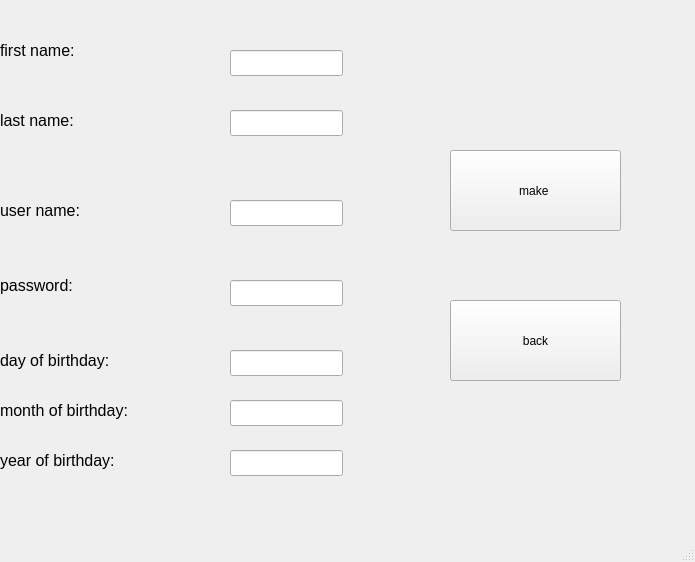
<?xml version="1.0" encoding="UTF-8"?>
<ui version="4.0">
 <class>makeclient</class>
 <widget class="QMainWindow" name="makeclient">
  <property name="geometry">
   <rect>
    <x>0</x>
    <y>0</y>
    <width>695</width>
    <height>562</height>
   </rect>
  </property>
  <property name="windowTitle">
   <string>MainWindow</string>
  </property>
  <widget class="QWidget" name="centralwidget">
   <widget class="QLabel" name="label_6">
    <property name="geometry">
     <rect>
      <x>0</x>
      <y>340</y>
      <width>151</width>
      <height>41</height>
     </rect>
    </property>
    <property name="font">
     <font>
      <pointsize>12</pointsize>
     </font>
    </property>
    <property name="text">
     <string>day of birthday:</string>
    </property>
   </widget>
   <widget class="QLabel" name="label_2">
    <property name="geometry">
     <rect>
      <x>0</x>
      <y>100</y>
      <width>101</width>
      <height>41</height>
     </rect>
    </property>
    <property name="font">
     <font>
      <pointsize>12</pointsize>
     </font>
    </property>
    <property name="text">
     <string>last name:</string>
    </property>
   </widget>
   <widget class="QLabel" name="label_4">
    <property name="geometry">
     <rect>
      <x>0</x>
      <y>190</y>
      <width>111</width>
      <height>41</height>
     </rect>
    </property>
    <property name="font">
     <font>
      <pointsize>12</pointsize>
     </font>
    </property>
    <property name="text">
     <string>user name:</string>
    </property>
   </widget>
   <widget class="QLabel" name="label">
    <property name="geometry">
     <rect>
      <x>0</x>
      <y>30</y>
      <width>91</width>
      <height>41</height>
     </rect>
    </property>
    <property name="font">
     <font>
      <pointsize>12</pointsize>
     </font>
    </property>
    <property name="text">
     <string>first name:</string>
    </property>
   </widget>
   <widget class="QLabel" name="label_5">
    <property name="geometry">
     <rect>
      <x>0</x>
      <y>270</y>
      <width>91</width>
      <height>31</height>
     </rect>
    </property>
    <property name="font">
     <font>
      <pointsize>12</pointsize>
     </font>
    </property>
    <property name="text">
     <string>password:</string>
    </property>
   </widget>
   <widget class="QLabel" name="label_7">
    <property name="geometry">
     <rect>
      <x>0</x>
      <y>390</y>
      <width>151</width>
      <height>41</height>
     </rect>
    </property>
    <property name="font">
     <font>
      <pointsize>12</pointsize>
     </font>
    </property>
    <property name="text">
     <string>month of birthday:</string>
    </property>
   </widget>
   <widget class="QLabel" name="label_8">
    <property name="geometry">
     <rect>
      <x>0</x>
      <y>440</y>
      <width>151</width>
      <height>41</height>
     </rect>
    </property>
    <property name="font">
     <font>
      <pointsize>12</pointsize>
     </font>
    </property>
    <property name="text">
     <string>year of birthday:</string>
    </property>
   </widget>
   <widget class="QLineEdit" name="lineEdit">
    <property name="geometry">
     <rect>
      <x>230</x>
      <y>50</y>
      <width>113</width>
      <height>26</height>
     </rect>
    </property>
   </widget>
   <widget class="QLineEdit" name="lineEdit_2">
    <property name="geometry">
     <rect>
      <x>230</x>
      <y>110</y>
      <width>113</width>
      <height>26</height>
     </rect>
    </property>
   </widget>
   <widget class="QLineEdit" name="lineEdit_4">
    <property name="geometry">
     <rect>
      <x>230</x>
      <y>200</y>
      <width>113</width>
      <height>26</height>
     </rect>
    </property>
   </widget>
   <widget class="QLineEdit" name="lineEdit_5">
    <property name="geometry">
     <rect>
      <x>230</x>
      <y>280</y>
      <width>113</width>
      <height>26</height>
     </rect>
    </property>
   </widget>
   <widget class="QLineEdit" name="lineEdit_6">
    <property name="geometry">
     <rect>
      <x>230</x>
      <y>350</y>
      <width>113</width>
      <height>26</height>
     </rect>
    </property>
   </widget>
   <widget class="QLineEdit" name="lineEdit_7">
    <property name="geometry">
     <rect>
      <x>230</x>
      <y>400</y>
      <width>113</width>
      <height>26</height>
     </rect>
    </property>
   </widget>
   <widget class="QLineEdit" name="lineEdit_8">
    <property name="geometry">
     <rect>
      <x>230</x>
      <y>450</y>
      <width>113</width>
      <height>26</height>
     </rect>
    </property>
   </widget>
   <widget class="QPushButton" name="pushButton">
    <property name="geometry">
     <rect>
      <x>450</x>
      <y>150</y>
      <width>171</width>
      <height>81</height>
     </rect>
    </property>
    <property name="text">
     <string>make </string>
    </property>
   </widget>
   <widget class="QPushButton" name="pushButton_2">
    <property name="geometry">
     <rect>
      <x>450</x>
      <y>300</y>
      <width>171</width>
      <height>81</height>
     </rect>
    </property>
    <property name="text">
     <string>back</string>
    </property>
   </widget>
  </widget>
  <widget class="QMenuBar" name="menubar">
   <property name="geometry">
    <rect>
     <x>0</x>
     <y>0</y>
     <width>695</width>
     <height>26</height>
    </rect>
   </property>
  </widget>
  <widget class="QStatusBar" name="statusbar"/>
 </widget>
 <resources/>
 <connections/>
</ui>
